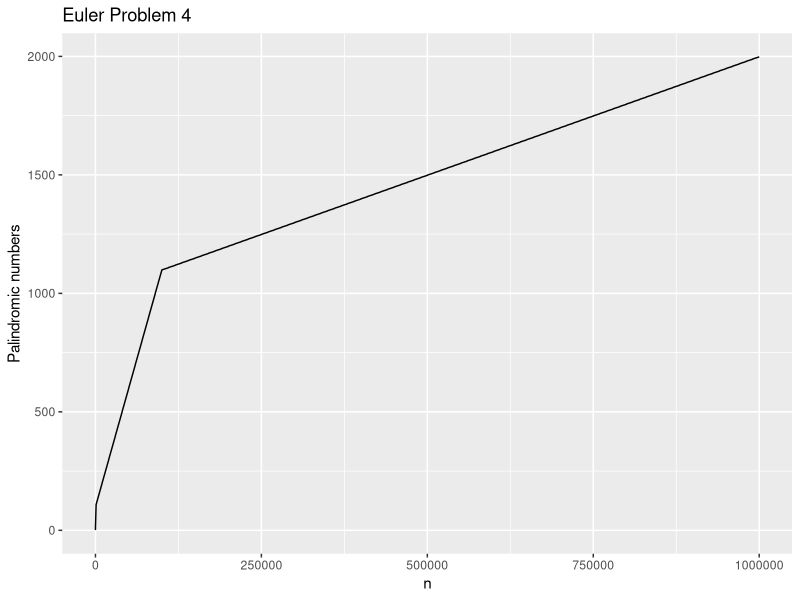
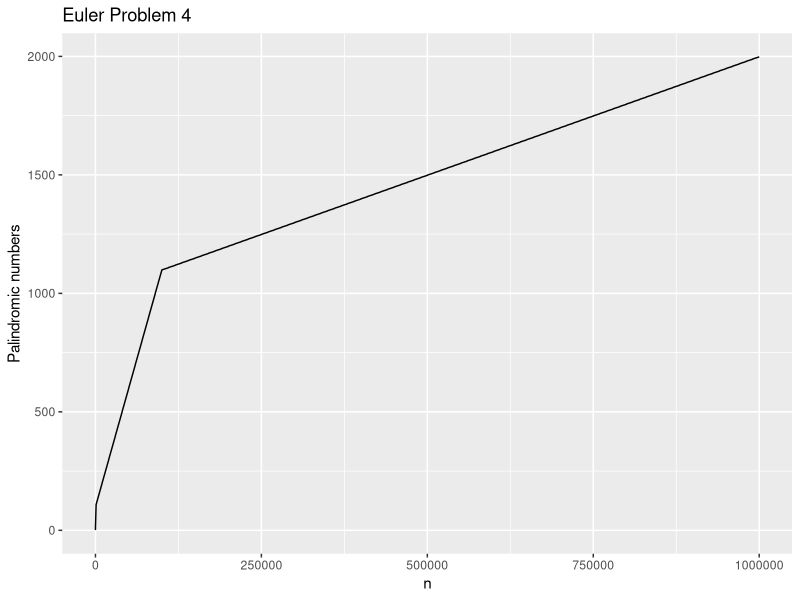

Here is the R script that generated these plots, in order:
# Problem 4: Largest Palindromic Product
# https://projecteuler.net/problem=4
# Find the largest palindrome made from the product of two 3-digit numbers

# Function to check for palindromic number
palindrome <- function(x) {
    # Convert to character
    word <- as.character(x)
    # Create reverse
    reverse <- paste(rev(unlist(strsplit(word, ""))), collapse = "")
    # Check whether palindrome
    return(word == reverse)
}

for (i in 999:900) {
    for (j in 990:900) {
        p <- i * j
        if (palindrome(p)) 
            break
    }
    if (palindrome(p)) {
        break
    }
}
answer <- i * j
print(answer)

# Count palindromes
pals <- data.frame(x = NA, y = NA)
p <- 0
for (n in 1:1000000) {
    if (palindrome(n)) {
      p <- p + 1
      pals <- rbind(pals, data.frame(x = n, y = p))
    } 
    
}

library(ggplot2)
ggplot(pals[-1,], aes(x=x, y=y)) + geom_line() +
    xlab("n") + ylab("Palindromic numbers") + ggtitle("Euler Problem 4")
ggsave("ProjectEuler/Images/problem004.png")


